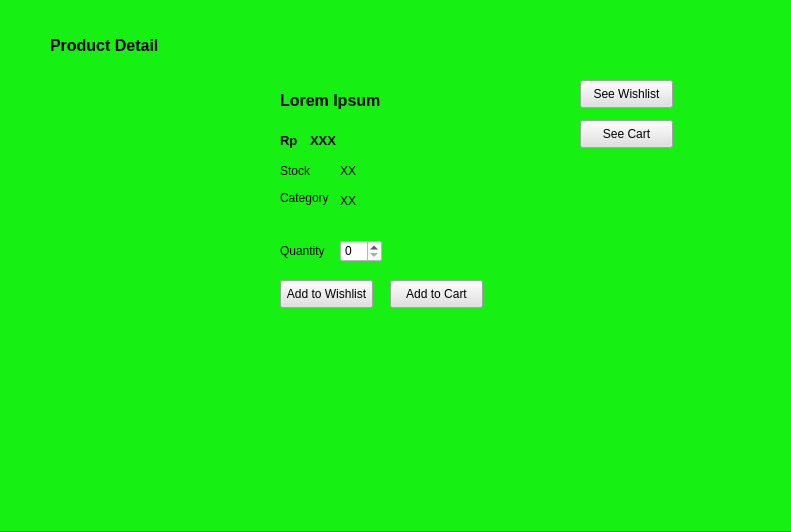
<?xml version="1.0" encoding="UTF-8"?>
<ui version="4.0">
 <class>Form</class>
 <widget class="QWidget" name="Form">
  <property name="geometry">
   <rect>
    <x>0</x>
    <y>0</y>
    <width>791</width>
    <height>532</height>
   </rect>
  </property>
  <property name="palette">
   <palette>
    <active/>
    <inactive/>
    <disabled/>
   </palette>
  </property>
  <property name="windowTitle">
   <string>Form</string>
  </property>
  <property name="styleSheet">
   <string notr="true">background-color: rgb(0, 170, 0);</string>
  </property>
  <widget class="QWidget" name="widget" native="true">
   <property name="geometry">
    <rect>
     <x>0</x>
     <y>0</y>
     <width>801</width>
     <height>531</height>
    </rect>
   </property>
   <property name="styleSheet">
    <string notr="true">background-color: rgb(22, 240, 18);</string>
   </property>
   <widget class="QLabel" name="productName">
    <property name="geometry">
     <rect>
      <x>280</x>
      <y>80</y>
      <width>161</width>
      <height>41</height>
     </rect>
    </property>
    <property name="font">
     <font>
      <pointsize>12</pointsize>
      <bold>true</bold>
     </font>
    </property>
    <property name="text">
     <string>Lorem Ipsum</string>
    </property>
   </widget>
   <widget class="QSpinBox" name="quantityBox">
    <property name="geometry">
     <rect>
      <x>340</x>
      <y>240</y>
      <width>42</width>
      <height>22</height>
     </rect>
    </property>
    <property name="styleSheet">
     <string notr="true">background-color: rgb(255, 255, 255);</string>
    </property>
   </widget>
   <widget class="QPushButton" name="addToWishlist">
    <property name="geometry">
     <rect>
      <x>280</x>
      <y>280</y>
      <width>93</width>
      <height>28</height>
     </rect>
    </property>
    <property name="styleSheet">
     <string notr="true">background-color: rgb(225, 225, 225);</string>
    </property>
    <property name="text">
     <string>Add to Wishlist</string>
    </property>
   </widget>
   <widget class="QLabel" name="labelRP">
    <property name="geometry">
     <rect>
      <x>280</x>
      <y>120</y>
      <width>21</width>
      <height>41</height>
     </rect>
    </property>
    <property name="font">
     <font>
      <pointsize>10</pointsize>
      <bold>true</bold>
     </font>
    </property>
    <property name="text">
     <string>Rp</string>
    </property>
   </widget>
   <widget class="QLabel" name="label_10">
    <property name="geometry">
     <rect>
      <x>50</x>
      <y>20</y>
      <width>151</width>
      <height>51</height>
     </rect>
    </property>
    <property name="font">
     <font>
      <pointsize>12</pointsize>
      <bold>true</bold>
     </font>
    </property>
    <property name="text">
     <string>Product Detail</string>
    </property>
   </widget>
   <widget class="QPushButton" name="addToCart">
    <property name="geometry">
     <rect>
      <x>390</x>
      <y>280</y>
      <width>93</width>
      <height>28</height>
     </rect>
    </property>
    <property name="styleSheet">
     <string notr="true">background-color: rgb(225, 225, 225);</string>
    </property>
    <property name="text">
     <string>Add to Cart</string>
    </property>
   </widget>
   <widget class="QLabel" name="label_5">
    <property name="geometry">
     <rect>
      <x>280</x>
      <y>240</y>
      <width>51</width>
      <height>21</height>
     </rect>
    </property>
    <property name="text">
     <string>Quantity</string>
    </property>
    <property name="alignment">
     <set>Qt::AlignLeading|Qt::AlignLeft|Qt::AlignVCenter</set>
    </property>
   </widget>
   <widget class="QPushButton" name="seeWishlist">
    <property name="geometry">
     <rect>
      <x>580</x>
      <y>80</y>
      <width>93</width>
      <height>28</height>
     </rect>
    </property>
    <property name="styleSheet">
     <string notr="true">background-color: rgb(225, 225, 225);</string>
    </property>
    <property name="text">
     <string>See Wishlist</string>
    </property>
   </widget>
   <widget class="QPushButton" name="seeCart">
    <property name="geometry">
     <rect>
      <x>580</x>
      <y>120</y>
      <width>93</width>
      <height>28</height>
     </rect>
    </property>
    <property name="styleSheet">
     <string notr="true">background-color: rgb(225, 225, 225);</string>
    </property>
    <property name="text">
     <string>See Cart</string>
    </property>
   </widget>
   <widget class="QLabel" name="productPrice">
    <property name="geometry">
     <rect>
      <x>310</x>
      <y>120</y>
      <width>161</width>
      <height>41</height>
     </rect>
    </property>
    <property name="font">
     <font>
      <pointsize>10</pointsize>
      <bold>true</bold>
     </font>
    </property>
    <property name="text">
     <string>XXX</string>
    </property>
   </widget>
   <widget class="QLabel" name="label_6">
    <property name="geometry">
     <rect>
      <x>280</x>
      <y>160</y>
      <width>31</width>
      <height>21</height>
     </rect>
    </property>
    <property name="text">
     <string>Stock</string>
    </property>
    <property name="alignment">
     <set>Qt::AlignLeading|Qt::AlignLeft|Qt::AlignVCenter</set>
    </property>
   </widget>
   <widget class="QLabel" name="stockLeft">
    <property name="geometry">
     <rect>
      <x>340</x>
      <y>160</y>
      <width>51</width>
      <height>21</height>
     </rect>
    </property>
    <property name="text">
     <string>XX</string>
    </property>
    <property name="alignment">
     <set>Qt::AlignLeading|Qt::AlignLeft|Qt::AlignVCenter</set>
    </property>
   </widget>
   <widget class="QLabel" name="category">
    <property name="geometry">
     <rect>
      <x>280</x>
      <y>190</y>
      <width>49</width>
      <height>16</height>
     </rect>
    </property>
    <property name="text">
     <string>Category</string>
    </property>
   </widget>
   <widget class="QLabel" name="category_name">
    <property name="geometry">
     <rect>
      <x>340</x>
      <y>190</y>
      <width>51</width>
      <height>21</height>
     </rect>
    </property>
    <property name="text">
     <string>XX</string>
    </property>
    <property name="alignment">
     <set>Qt::AlignLeading|Qt::AlignLeft|Qt::AlignVCenter</set>
    </property>
   </widget>
   <zorder>productName</zorder>
   <zorder>addToWishlist</zorder>
   <zorder>labelRP</zorder>
   <zorder>label_10</zorder>
   <zorder>addToCart</zorder>
   <zorder>label_5</zorder>
   <zorder>quantityBox</zorder>
   <zorder>seeWishlist</zorder>
   <zorder>seeCart</zorder>
   <zorder>productPrice</zorder>
   <zorder>label_6</zorder>
   <zorder>stockLeft</zorder>
   <zorder>category</zorder>
   <zorder>category_name</zorder>
  </widget>
 </widget>
 <resources/>
 <connections/>
</ui>
